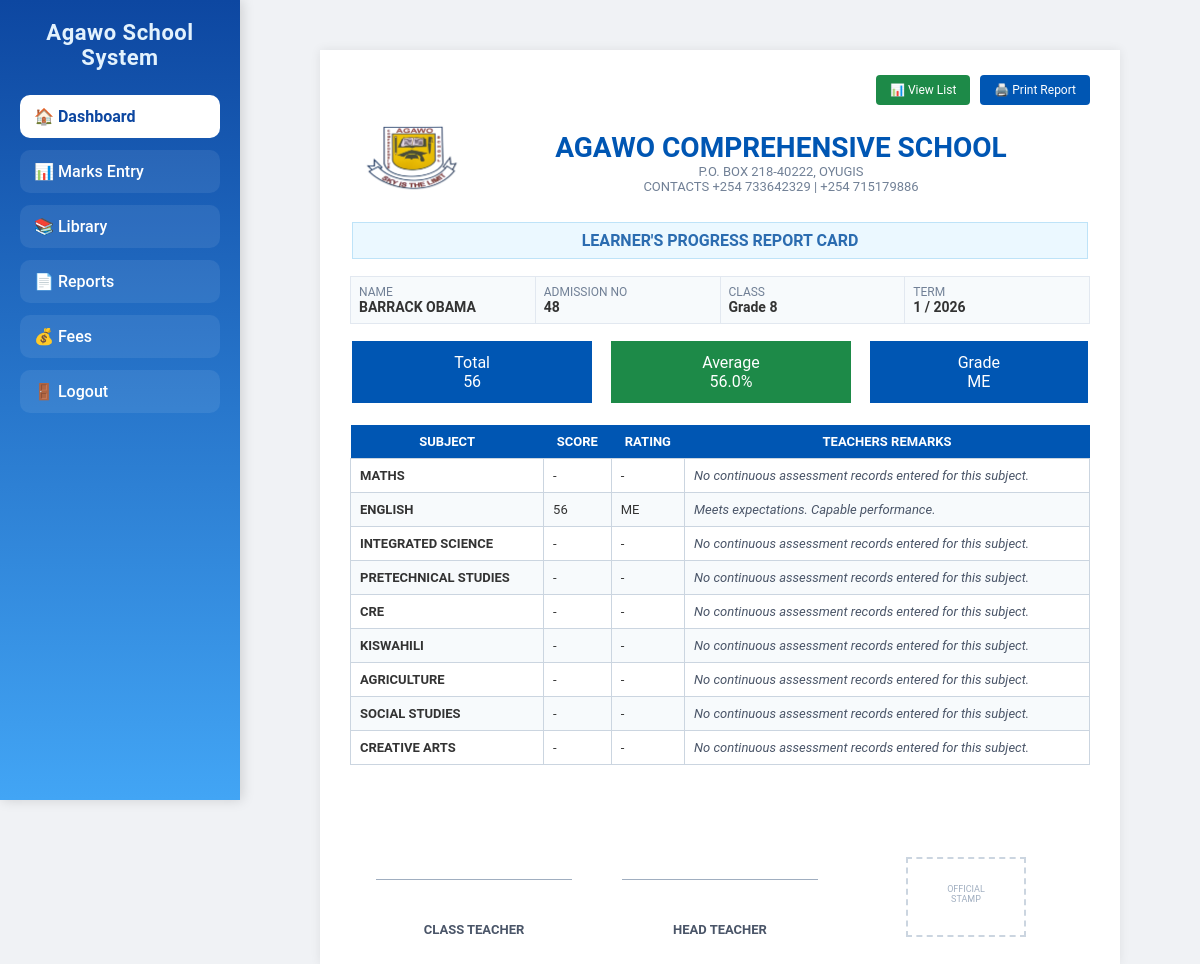
Page /report-card/262/ (signed in) on the committed database.
### core/models.py (models this page shows, shortened)
class Student(models.Model):
    student_name = models.CharField(max_length=200)
    admission_number = models.CharField(max_length=20, unique=True)
    grade = models.CharField(max_length=20, choices=GRADE_CHOICES)
    parent_name = models.CharField(max_length=200, blank=True, null=True)
    parent_phone = models.CharField(max_length=15, blank=True, null=True)
    class Meta:
        ordering = ["student_name"]

class Mark(models.Model):
    student = models.ForeignKey(Student, on_delete=models.CASCADE, related_name="marks")
    subject = models.CharField(max_length=100)
    marks = models.PositiveIntegerField(default=0)
    term = models.PositiveIntegerField(default=1)
    year = models.PositiveIntegerField(default=date.today().year)
    class Meta:
        unique_together = ("student", "subject", "term", "year")
        ordering = ["student", "subject"]

### core/views.py (the view)
# urls.py: path('report-card/<int:id>/', views.report_card, name='report_card'),
@login_required  # STEP 1: Django verifies that the user is securely logged in.
@user_passes_test(is_admin)  # STEP 2: 🔒 THE BLOCKING POINT! Django executes your 'is_admin' function here.
def report_card(request, id):
    student = get_object_or_404(Student, id=id)
    selected_term = request.GET.get("term", "1")
    selected_year = request.GET.get("year", "2026")
    subjects = get_subjects_for_grade(student.grade)
    subject_marks = []
    total_marks = 0
    count = 0
    for subject in subjects:
        mark_obj = Mark.objects.filter(
            student=student,
            subject=subject,
            term=selected_term,
            year=selected_year
        ).first()
        score = mark_obj.marks if mark_obj else None
        if score is not None:
            total_marks += score
            count += 1
        subject_marks.append({
            "subject": subject,
            "score": score,
            "rubric": calculate_rubric_from_percent(score) if score is not None else ""
        })
    average_marks = round(total_marks / count, 1) if count else 0
    context = {
        "student": student,
        "selected_grade": student.grade,
        "selected_term": selected_term,
        "selected_year": selected_year,
        "subject_marks": subject_marks,
        "total_marks": total_marks,
        "average_marks": average_marks,
        "overall_rubric": calculate_rubric_from_percent(average_marks),
    }
    return render(request, "report_card_pdf.html", context)

### core/views.py (called while the page is built)
def is_admin(user):
    return user.is_authenticated and (user.is_superuser or getattr(user, 'is_staff', False))

def get_grade_num(grade_string):
    try:
        return str(grade_string).split()[-1]
    except:
        return "1"

def get_subjects_for_grade(grade_string):
    try:
        num = int(get_grade_num(grade_string))
        if 1 <= num <= 3:
            return ["Maths", "English", "Kiswahili", "Creative Art", "Environmental", "Religious Education"]
        elif 4 <= num <= 6:
            return ["Maths", "English", "Science", "Social Studies", "Agriculture", "Home Science"]
        else:
            return ["Maths", "English", "Integrated Science", "Pretechnical Studies", "CRE", "Kiswahili", "Agriculture", "Social Studies", "Creative Arts"]
    except:
        return []

def calculate_rubric_from_percent(score):
    if score >= 80: return "EE" # Exceeding Expectations
    if score >= 50: return "ME" # Meeting Expectations
    if score >= 30: return "AE" # Approaching Expectations
    return "BE" # Below Expectations

### templates/report_card_pdf.html (shortened to what this page needs)
{% extends "base.html" %}
{% load static %}
{% block content %}
<div class="report-container">
    <div class="btn-row no-print">
        <a class="view-btn"
           href="{% url 'view_list' %}?grade={{ student.grade }}&term={{ selected_term }}&year={{ selected_year }}">
            📊 View List
        </a>
        <button class="print-btn" onclick="window.print()">
            🖨️ Print Report
        </button>
    </div>
    <table class="header-table">
        <tr>
            <td style="width:8%;">
                <img src="{% static 'images/logo.png' %}" class="logo">
            </td>
            <td class="text-center">
                <h1 class="school-title">AGAWO COMPREHENSIVE SCHOOL</h1>
                <p class="school-subtitle">P.O. BOX 218-40222, OYUGIS</p>
                <p class="school-subtitle">CONTACTS +254 733642329 | +254 715179886</p>
            </td>
        </tr>
    </table>
    <table style="width:100%; margin-bottom:15px;">
        <tr>
            <td class="banner-td">LEARNER'S PROGRESS REPORT CARD</td>
        </tr>
    </table>
    <table class="student-info-table">
        <tr>
            <td class="info-cell">
                <div class="info-label">Name</div>
                <div class="info-value">{{ student.student_name|upper }}</div>
            </td>
            <td class="info-cell">
                <div class="info-label">Admission No</div>
                <div class="info-value">{{ student.admission_number }}</div>
            </td>
            <td class="info-cell">
                <div class="info-label">Class</div>
                <div class="info-value">{{ student.grade }}</div>
            </td>
            <td class="info-cell">
                <div class="info-label">Term</div>
                <div class="info-value">{{ selected_term }} / {{ selected_year }}</div>
            </td>
        </tr>
    </table>
    <table class="kpi-table">
        <tr>
            <td class="kpi-td kpi-blue">
                Total<br>{{ total_marks }}
            </td>
            <td style="width:2%;"></td>
            <td class="kpi-td kpi-green">
                Average<br>{{ average_marks }}%
            </td>
            <td style="width:2%;"></td>
            <td class="kpi-td kpi-blue">
                Grade<br>{{ overall_rubric }}
            </td>
        </tr>
    </table>
    <table class="marks-table">
        <thead>
            <tr>
                <th>SUBJECT</th>
                <th>SCORE</th>
                <th>RATING</th>
                <th>TEACHERS REMARKS </th>
            </tr>
        </thead>
        <tbody>
            {% for item in subject_marks %}
            <tr class="{% cycle '' 'row-even' %}">
                <td class="bold">{{ item.subject|upper }}</td>
                <td>{{ item.score|default:"-" }}</td>
                <td>{{ item.rubric|default:"-" }}</td>
                <td style="font-style: italic; color:#4A5568;">
                    {% if item.rubric == "EE" or item.rubric == "EE1" or item.rubric == "EE2" %}
                        Exceeds expectations. Outstanding progress.
                    {% elif item.rubric == "ME" or item.rubric == "ME1" or item.rubric == "ME2" %}
                        Meets expectations. Capable performance.
                    {% elif item.rubric == "AE" or item.rubric == "AE1" or item.rubric == "AE2" %}
                        Approaching expectations. Needs improvement in key areas.
                    {% elif item.rubric == "BE" or item.rubric == "BE1" or item.rubric == "BE2" %}
                        Below expectations. Requires immediate remedial support.
                    {% else %}
                        No continuous assessment records entered for this subject.
                    {% endif %}
                </td>
            </tr>
            {% endfor %}
        </tbody>
    </table>
    <table class="sign-table">
        <tr>
            <td class="sign-box">
                <div class="line"></div>
                <div class="sign-title">CLASS TEACHER</div>
            </td>
            <td class="sign-box">
                <div class="line"></div>
                <div class="sign-title">HEAD TEACHER </div>
            </td>
            <td class="sign-box">
                <div class="stamp-box">
                    OFFICIAL<br>STAMP
                </div>
            </td>
        </tr>
    </table>
</div>
{% endblock %}

### templates/base.html (style rules this page uses)
* { margin:0; padding:0; box-sizing:border-box; font-family:'Roboto', Arial, sans-serif; }
body { display:flex; min-height:100vh; background:#f0f2f5; color:#333; }

### templates/report_card_pdf.html (style rules this page uses)
.report-container { max-width: 800px; margin: 20px auto; background: #fff; padding: 25px 30px; box-shadow: 0 0 10px rgba(0,0,0,0.08); }
.btn-row { display: flex; justify-content: flex-end; gap: 10px; margin-bottom: 10px; }
.print-btn { background: #0056B3; color: white; border: none; padding: 8px 14px; font-size: 12px; border-radius: 4px; cursor: pointer; }
.view-btn { background: #1D8A48; color: white; padding: 8px 14px; font-size: 12px; border-radius: 4px; text-decoration: none; }
.text-center { text-align: center; }
.bold { font-weight: bold; }
.header-table { width: 100%; margin-bottom: 10px; }
.logo { width: 120px; }
.school-title { color: #0056B3; font-size: 28px; font-weight: bold; }
.school-subtitle { font-size: 13px; color: #718096; }
.banner-td { background: #EBF8FF; border: 1px solid #BEE3F8; text-align: center; font-weight: bold; padding: 8px; color: #2B6CB0; }
.student-info-table { width: 100%; margin-top: 10px; margin-bottom: 15px; border-collapse: collapse; }
.info-cell { width: 25%; padding: 8px; border: 1px solid #E2E8F0; background: #F7FAFC; }
.info-label { font-size: 12px; text-transform: uppercase; color: #718096; }
.info-value { font-size: 14px; font-weight: bold; }
.kpi-table { width: 100%; margin-bottom: 20px; }
.kpi-td { width: 33%; padding: 12px; text-align: center; color: white; }
.kpi-blue { background: #0056B3; }
.kpi-green { background: #1D8A48; }
.marks-table { width: 100%; border-collapse: collapse; }
.marks-table th { background: #0056B3; color: white; padding: 9px; font-size: 13px; }
.marks-table td { padding: 9px; border: 1px solid #CBD5E0; font-size: 13px; }
.row-even { background: #F7FAFC; }
.sign-table { width: 100%; margin-top: 90px; }
.sign-box { width: 33%; text-align: center; vertical-align: bottom; }
.line { border-top: 1px solid #A0AEC0; width: 80%; margin: 0 auto; height: 40px; }
.sign-title { font-size: 13px; font-weight: bold; color: #4A5568; margin-top: 3px; }
.stamp-box { border: 2px dashed #CBD5E0; width: 120px; height: 80px; text-align: center; font-size: 9px; color: #A0AEC0; margin: 0 auto; padding-top: 25px; }

### rows in the picture
Student: student_name "BARRACK OBAMA", admission_number "48", grade "Grade 8"
Mark: subject "ENGLISH", score "56", rubric "ME", shows "Meets expectations. Capable performance."

### other values in the picture
{{ selected_term }} "1"
{{ selected_year }} "2026"
{{ total_marks }} "56"
{{ average_marks }} "56.0"
{{ overall_rubric }} "ME"
{{ item.subject|upper }} "MATHS" "INTEGRATED SCIENCE" "PRETECHNICAL STUDIES" "CRE" "KISWAHILI" "AGRICULTURE" "SOCIAL STUDIES" "CREATIVE ARTS"
{{ item.score|default:"-" }} "-" "-" "-" "-" "-" "-" "-" "-"
{{ item.rubric|default:"-" }} "-" "-" "-" "-" "-" "-" "-" "-"
